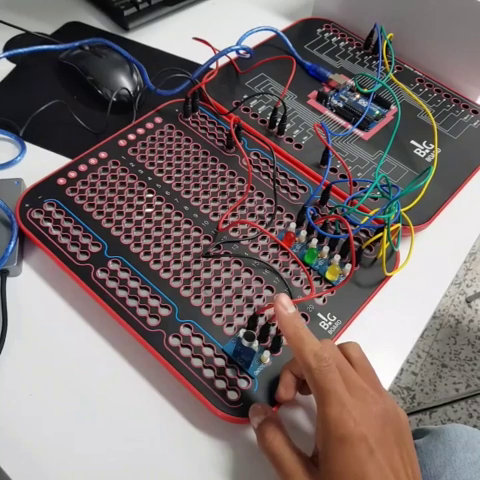
#> input picture frame 6 of videos/arduino.mp4, 480 x 480 px
$ python video_file.py
#> lines starting #> are read from the running program, lines starting #| are printed output that depends on the picture
import cv2

cap = cv2.VideoCapture('videos/arduino.mp4')

while cap.isOpened():
    ret, frame = cap.read()
#> frame is the input picture: shape (480, 480, 3); mean B, G, R 109.8, 109.6, 122.1
    gray = cv2.cvtColor(frame, cv2.COLOR_BGR2GRAY)
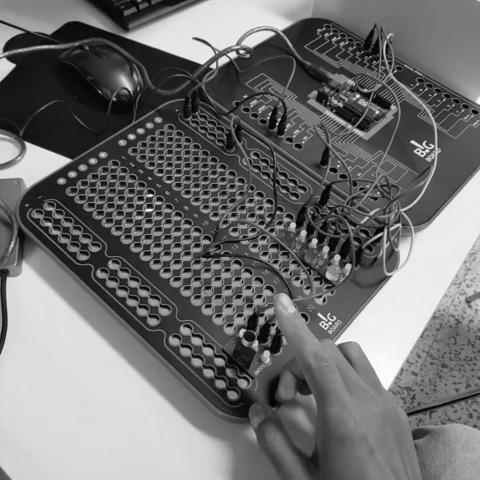
#> gray: shape (480, 480); min 0, max 255, mean 113.4
    cv2.imshow('frame', gray)
    if cv2.waitKey(30) & 0xFF == 27:
#> (key Esc is pressed here)
        break

cap.release()
cv2.destroyAllWindows()

$ run again, starting later in the video
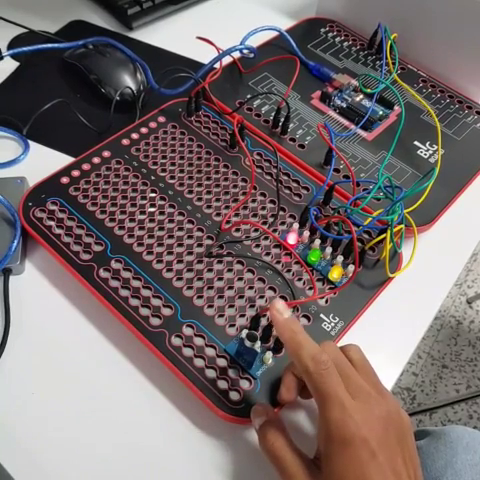
#> input picture frame 27 of videos/arduino.mp4, 480 x 480 px
#> frame is the input picture: shape (480, 480, 3); mean B, G, R 110, 110, 122.4
#> `gray = cv2.cvtColor(frame, cv2.COLOR_BGR2GRAY)`:
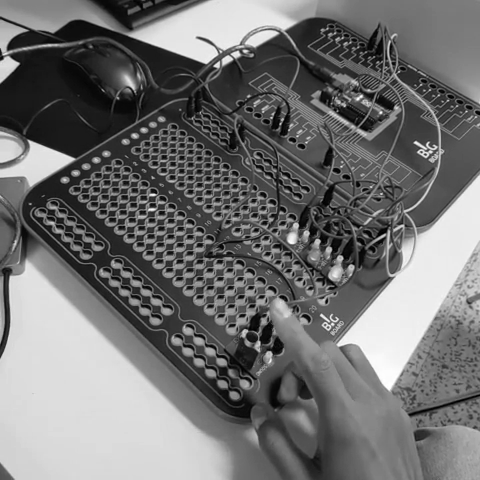
#> gray: shape (480, 480); min 0, max 255, mean 113.7

$ run again, starting later in the video
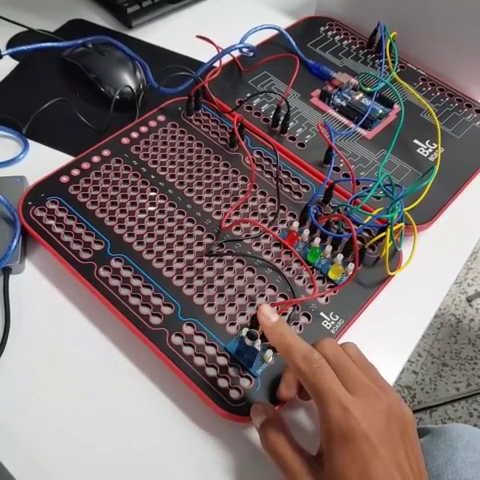
#> input picture frame 48 of videos/arduino.mp4, 480 x 480 px
#> frame is the input picture: shape (480, 480, 3); mean B, G, R 110.8, 110.1, 123.5
#> `gray = cv2.cvtColor(frame, cv2.COLOR_BGR2GRAY)`:
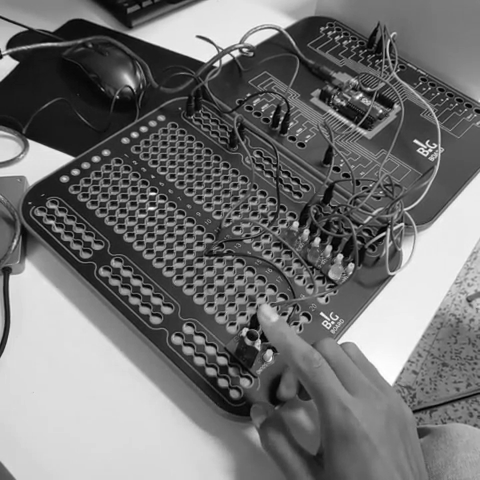
#> gray: shape (480, 480); min 0, max 255, mean 114.2
